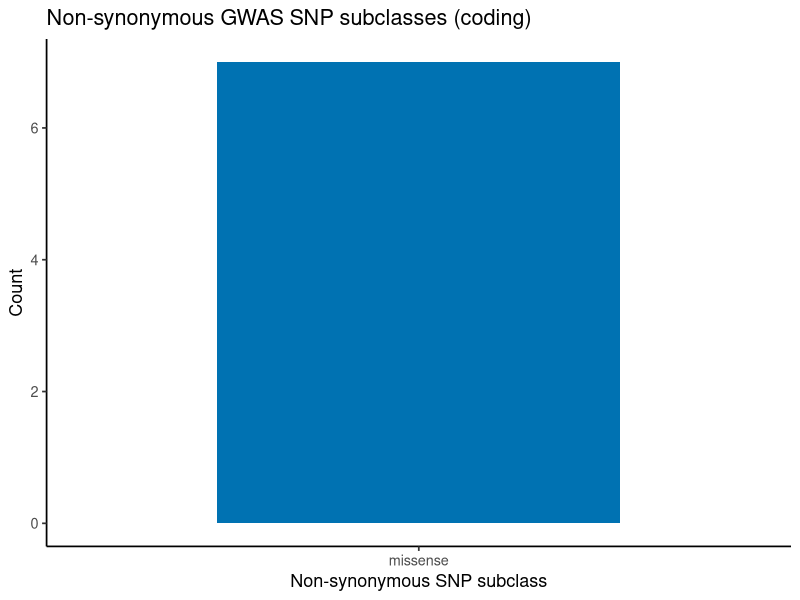
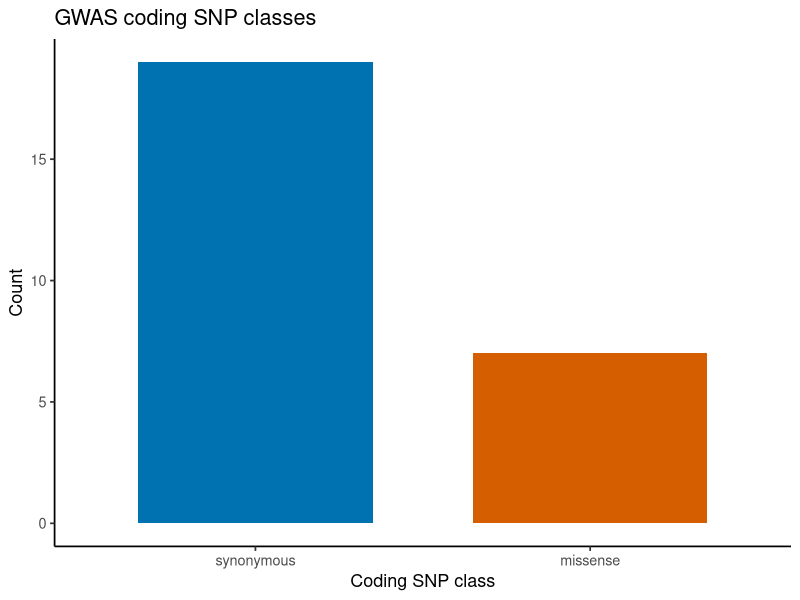
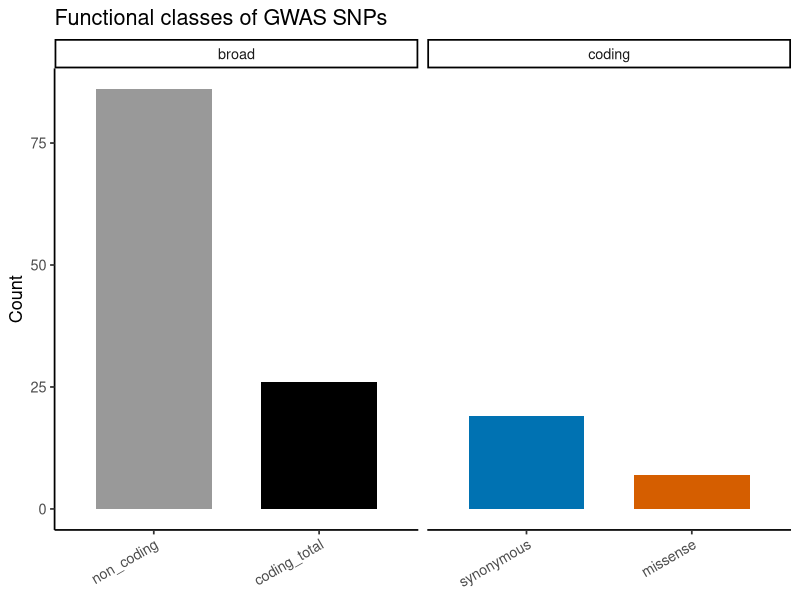

R code for these plots, in order: (Note: this script raises an error after producing the figures.)
# GWAS SNP annotation summary
library(readr)
library(dplyr)
library(stringr)
library(tidyr)
library(tibble)
library(ggplot2)

#1) Clean FungiDB SNP context so the SNP base is marked as [A/C/G/T] 
clean_context_bracket <- function(x) {
  x %>%
    str_replace_all("\\\\>", ">") %>%
    str_replace_all("<span[^>]*>\\s*([ACGT])\\s*</span>", "[\\1]") %>%
    str_replace_all("<[^>]+>", "") %>%
    str_replace_all("&lt;", "<") %>%
    str_replace_all("&gt;", ">") %>%
    str_replace_all("&amp;", "&") %>%
    str_replace_all("\\s+", "")
}

#2) Strand helpers 
rev_comp <- function(seq) {
  if (is.na(seq)) return(NA_character_)
  s <- chartr("ACGT", "TGCA", toupper(seq))
  paste(rev(strsplit(s, "")[[1]]), collapse = "")
}

normalize_strand <- function(x) {
  x2 <- tolower(trimws(as.character(x)))
  case_when(
    x2 %in% c("+", "forward", "fwd", "plus", "sense") ~ "+",
    x2 %in% c("-", "reverse", "rev", "minus", "antisense") ~ "-",
    TRUE ~ NA_character_
  )
}

# 3) Strand-aware codon extraction from ctx + cds_pos + alt base
# ctx is genomic-forward and contains exactly one [X] for the SNP base
get_codons_from_ctx_strand <- function(ctx, cds_pos, alt_base, strand = "+") {
  if (is.na(ctx) || ctx == "N/A" || is.na(cds_pos) || is.na(alt_base) || is.na(strand)) return(NULL)
  
  alt_base <- toupper(alt_base)
  if (!alt_base %in% c("A","C","G","T")) return(NULL)
  
  # position within codon along the coding sequence
  pos_in_codon_coding <- ((cds_pos - 1) %% 3) + 1
  
  # if reverse strand, the SNP position within the genomic-forward triplet is mirrored
  pos_in_codon_genomic <- if (strand == "-") 4 - pos_in_codon_coding else pos_in_codon_coding
  
  codon_raw <- dplyr::case_when(
    pos_in_codon_genomic == 1 ~ stringr::str_extract(ctx, "\\[[ACGT]\\][ACGT]{2}"),
    pos_in_codon_genomic == 2 ~ stringr::str_extract(ctx, "[ACGT]\\[[ACGT]\\][ACGT]"),
    pos_in_codon_genomic == 3 ~ stringr::str_extract(ctx, "[ACGT]{2}\\[[ACGT]\\]"),
    TRUE ~ NA_character_
  )
  if (is.na(codon_raw)) return(NULL)
  
  refCodon_gen <- stringr::str_replace_all(codon_raw, "\\[|\\]", "")
  if (nchar(refCodon_gen) != 3) return(NULL)
  
  # substitute alt base in the genomic-forward triplet
  v <- strsplit(refCodon_gen, "")[[1]]
  v[pos_in_codon_genomic] <- alt_base
  altCodon_gen <- paste(v, collapse = "")
  
  # convert to coding-strand codons if reverse strand
  if (strand == "-") {
    refCodon <- rev_comp(refCodon_gen)
    altCodon <- rev_comp(altCodon_gen)
  } else {
    refCodon <- refCodon_gen
    altCodon <- altCodon_gen
  }
  
  tibble(
    RefCodon = refCodon,
    AltCodon = altCodon,
    pos_in_codon = pos_in_codon_coding
  )
}

# ---------- 4) Codon -> amino acid (standard code) ----------
codon_table <- c(
  TTT="F", TTC="F", TTA="L", TTG="L", TCT="S", TCC="S", TCA="S", TCG="S",
  TAT="Y", TAC="Y", TAA="*", TAG="*", TGT="C", TGC="C", TGA="*", TGG="W",
  CTT="L", CTC="L", CTA="L", CTG="L", CCT="P", CCC="P", CCA="P", CCG="P",
  CAT="H", CAC="H", CAA="Q", CAG="Q", CGT="R", CGC="R", CGA="R", CGG="R",
  ATT="I", ATC="I", ATA="I", ATG="M", ACT="T", ACC="T", ACA="T", ACG="T",
  AAT="N", AAC="N", AAA="K", AAG="K", AGT="S", AGC="S", AGA="R", AGG="R",
  GTT="V", GTC="V", GTA="V", GTG="V", GCT="A", GCC="A", GCA="A", GCG="A",
  GAT="D", GAC="D", GAA="E", GAG="E", GGT="G", GGC="G", GGA="G", GGG="G"
)
codon_to_aa <- function(codon) {
  codon <- toupper(codon)
  aa <- unname(codon_table[codon])
  ifelse(is.na(aa), NA_character_, aa)
}

# ---------- 5) Load your GWAS SNP table ----------
snps <- read_csv("NgsSnpBySourceId_Summary.csv", show_col_types = FALSE)

# ---------- 6) Coding vs non-coding (simple) ----------
coding_breakdown <- snps %>%
  mutate(Coding = tolower(Coding)) %>%
  count(Coding, name = "n") %>%
  mutate(prop = n / sum(n))

cat("\n=== Coding vs non-coding breakdown ===\n")
print(coding_breakdown)

# ---------- 7) Build SNP-level codon + AA + class (coding SNPs with cds_pos + strand) ----------
# NOTE: Adjust these column names if yours differ:
#   "Position in CDS", "Gene strand", "SNP context", "Minor Allele"
snps_codons <- snps %>%
  mutate(
    Coding = tolower(Coding),
    cds_pos = parse_integer(as.character(na_if(`Position in CDS`, "N/A"))),
    strand  = normalize_strand(`Gene strand`),
    ctx     = clean_context_bracket(`SNP context`),
    alt     = str_extract(toupper(as.character(`Minor Allele`)), "[ACGT]")
  ) %>%
  filter(Coding == "coding", !is.na(cds_pos), !is.na(strand), !is.na(alt)) %>%
  rowwise() %>%
  mutate(tmp = list(get_codons_from_ctx_strand(ctx, cds_pos, alt, strand))) %>%
  ungroup() %>%
  unnest_wider(tmp) %>%
  mutate(
    RefAA = codon_to_aa(RefCodon),
    AltAA = codon_to_aa(AltCodon),
    
    # SNP-level coding class
    SNP_Class = case_when(
      is.na(RefAA) | is.na(AltAA) ~ "unknown",
      RefAA == AltAA              ~ "synonymous",
      RefAA != "*" & AltAA != "*" ~ "missense",
      RefAA != "*" & AltAA == "*" ~ "nonsense",
      RefAA == "*" & AltAA != "*" ~ "stop_loss",
      TRUE                        ~ "other"
    )
  )

cat("\n=== Coding SNPs with codons extracted ===\n")
cat("n =", nrow(snps_codons), "\n")

# ---------- 8) SNP-level class counts (coding only) ----------
coding_class_summary <- snps_codons %>%
  count(SNP_Class, name = "n") %>%
  mutate(prop = n / sum(n)) %>%
  arrange(desc(n))

cat("\n=== SNP-level classes (coding only) ===\n")
print(coding_class_summary)

# ---------- 9) Non-synonymous subclass breakdown (missense/nonsense/stop_loss only) ----------
nonsyn_summary <- snps_codons %>%
  filter(SNP_Class %in% c("missense", "nonsense", "stop_loss")) %>%
  count(SNP_Class, name = "n") %>%
  mutate(prop = n / sum(n)) %>%
  arrange(desc(n))

cat("\n=== Non-synonymous subclasses (coding) ===\n")
print(nonsyn_summary)

# ---------- 10) One combined table including non-coding ----------
full_summary <- bind_rows(
  snps %>%
    mutate(
      Coding = tolower(Coding),
      Broad_Class = if_else(Coding == "coding", NA_character_, "non_coding")
    ) %>%
    filter(Broad_Class == "non_coding") %>%
    count(Broad_Class, name = "n"),
  snps_codons %>%
    mutate(Broad_Class = paste0("coding_", SNP_Class)) %>%
    count(Broad_Class, name = "n")
) %>%
  group_by(Broad_Class) %>%
  summarise(n = sum(n), .groups = "drop") %>%
  mutate(prop = n / sum(n)) %>%
  arrange(desc(n))

cat("\n=== Full summary (non-coding + coding subclasses) ===\n")
print(full_summary)

# plotting non-synonymous subclasses 
# Comment out if you don't want figures.
cb_subclass <- c(
  missense = "#0072B2",   # blue
  nonsense = "#D55E00",   # vermillion
  stop_loss = "#E69F00"   # orange
)

if (nrow(nonsyn_summary) > 0) {
  p1 <- ggplot(nonsyn_summary, aes(x = SNP_Class, y = n, fill = SNP_Class)) +
    geom_col(width = 0.65) +
    scale_fill_manual(values = cb_subclass) +
    theme_classic(base_size = 13) +
    labs(
      x = "Non-synonymous SNP subclass",
      y = "Count",
      title = "Non-synonymous GWAS SNP subclasses (coding)"
    ) +
    theme(legend.position = "none")
  
  print(p1)
}

# ---------- 12) Save outputs (optional) ----------
write_csv(coding_breakdown, "gwas_snp_coding_vs_noncoding_summary.csv")
write_csv(coding_class_summary, "gwas_snp_coding_snp_class_summary.csv")
write_csv(nonsyn_summary, "gwas_snp_nonsyn_subclass_summary.csv")
write_csv(full_summary, "gwas_snp_full_class_summary.csv")
write_csv(snps_codons, "gwas_snps_with_codons_and_snp_class.csv")

cat("\nSaved CSVs:\n")
cat("- gwas_snp_coding_vs_noncoding_summary.csv\n")
cat("- gwas_snp_coding_snp_class_summary.csv\n")
cat("- gwas_snp_nonsyn_subclass_summary.csv\n")


cat("- gwas_snp_full_class_summary.csv\n")
cat("- gwas_snps_with_codons_and_snp_class.csv\n")



# ============================
# ONE unified GWAS SNP summary table
# ============================

# ---- 1) Broad coding vs non-coding ----
broad_summary <- snps %>%
  mutate(
    Coding = tolower(Coding),
    SNP_Class = if_else(Coding == "coding", "coding", "non_coding")
  ) %>%
  count(SNP_Class, name = "n") %>%
  mutate(
    Category_Level = "broad",
    prop = n / sum(n)
  )

# ---- 2) Coding SNP classes (synonymous / missense / etc.) ----
coding_summary <- snps_codons %>%
  count(SNP_Class, name = "n") %>%
  mutate(
    Category_Level = "coding",
    prop = n / sum(n)
  )

# ---- 3) Combine into ONE table ----
gwas_snp_summary <- bind_rows(
  broad_summary %>% select(Category_Level, SNP_Class, n, prop),
  coding_summary %>% select(Category_Level, SNP_Class, n, prop)
) %>%
  arrange(Category_Level, desc(n))

# ---- 4) Inspect ----
print(gwas_snp_summary, n = Inf)

# ---- 5) Save ONE CSV ----
write_csv(gwas_snp_summary, "gwas_snp_summary_all_classes.csv")

library(ggplot2)
library(dplyr)
library(scales)

# Okabe–Ito color-blind safe palette
cb <- c(
  non_coding  = "#999999",
  synonymous  = "#0072B2",
  missense    = "#D55E00",
  nonsense    = "#E69F00",
  stop_loss   = "#009E73",
  other       = "#56B4E9",
  unknown     = "#CC79A7"
)

p_coding <- gwas_snp_summary %>%
  filter(Category_Level == "coding") %>%
  mutate(
    SNP_Class = factor(SNP_Class, levels = c("synonymous","missense","nonsense","stop_loss","other","unknown"))
  ) %>%
  ggplot(aes(x = SNP_Class, y = n, fill = SNP_Class)) +
  geom_col(width = 0.7) +
  scale_fill_manual(values = cb, drop = FALSE) +
  theme_classic(base_size = 13) +
  labs(
    title = "GWAS coding SNP classes",
    x = "Coding SNP class",
    y = "Count"
  ) +
  theme(legend.position = "none")

p_coding

p_all <- gwas_snp_summary %>%
  mutate(
    SNP_Class = case_when(
      Category_Level == "broad" & SNP_Class == "coding" ~ "coding_total",
      TRUE ~ SNP_Class
    ),
    SNP_Class = factor(
      SNP_Class,
      levels = c("non_coding","coding_total","synonymous","missense","nonsense","stop_loss","other","unknown")
    )
  ) %>%
  ggplot(aes(x = SNP_Class, y = n, fill = SNP_Class)) +
  geom_col(width = 0.7) +
  facet_wrap(~ Category_Level, scales = "free_x") +
  scale_fill_manual(values = c(cb, coding_total = "#000000"), drop = FALSE) +
  theme_classic(base_size = 13) +
  labs(
    title = "Functional classes of GWAS SNPs",
    x = NULL,
    y = "Count"
  ) +
  theme(
    legend.position = "none",
    axis.text.x = element_text(angle = 30, hjust = 1)
  )

p_all

#if missense SNP present

# 1) Amino acid property lookup (for "type" of missense change)
aa_props <- tibble::tribble(
  ~AA, ~AA_Group,
  "A", "nonpolar",
  "V", "nonpolar",
  "L", "nonpolar",
  "I", "nonpolar",
  "M", "nonpolar",
  "P", "nonpolar",
  "G", "special",
  "F", "aromatic",
  "W", "aromatic",
  "Y", "aromatic",
  "S", "polar",
  "T", "polar",
  "N", "polar",
  "Q", "polar",
  "C", "polar",
  "K", "basic",
  "R", "basic",
  "H", "basic",
  "D", "acidic",
  "E", "acidic",
  "*", "stop"
)

# 2) Extract reference base from bracketed context (e.g., A[C]T -> C)
#    Your 'ctx' already contains the cleaned bracket format in snps_codons
missense_snps <- snps_codons %>%
  filter(SNP_Class == "missense") %>%
  mutate(
    RefBase = stringr::str_match(ctx, "\\[([ACGT])\\]")[,2],
    AltBase = alt,
    NT_Change = paste0(RefBase, ">", AltBase),
    NT_Change_Type = case_when(
      RefBase %in% c("A","G") & AltBase %in% c("A","G") & RefBase != AltBase ~ "transition",
      RefBase %in% c("C","T") & AltBase %in% c("C","T") & RefBase != AltBase ~ "transition",
      RefBase %in% c("A","C","G","T") & AltBase %in% c("A","C","G","T") & RefBase != AltBase ~ "transversion",
      TRUE ~ NA_character_
    ),
    AA_Change = paste0(RefAA, ">", AltAA),
    Codon_Change = paste0(RefCodon, ">", AltCodon)
  ) %>%
  left_join(aa_props %>% rename(RefAA = AA, Ref_AA_Group = AA_Group), by = "RefAA") %>%
  left_join(aa_props %>% rename(AltAA = AA, Alt_AA_Group = AA_Group), by = "AltAA") %>%
  mutate(
    Missense_Type = case_when(
      is.na(Ref_AA_Group) | is.na(Alt_AA_Group) ~ "unknown",
      Ref_AA_Group == Alt_AA_Group              ~ "conservative_like",
      TRUE                                      ~ "nonconservative_like"
    )
  )

# 3) View detailed missense table
missense_snps %>%
  select(
    `Gene ID`, Chromosome, Location, `Gene strand`,
    RefBase, AltBase, NT_Change, NT_Change_Type,
    pos_in_codon,
    RefCodon, AltCodon, Codon_Change,
    RefAA, AltAA, AA_Change,
    Ref_AA_Group, Alt_AA_Group, Missense_Type
  ) %>%
  arrange(`Gene ID`, Chromosome, Location) %>%
  print(n = Inf, width = Inf)

# 4) Save detailed missense table
write_csv(
  missense_snps %>%
    select(
      `Gene ID`, Chromosome, Location, `Gene strand`,
      RefBase, AltBase, NT_Change, NT_Change_Type,
      pos_in_codon,
      RefCodon, AltCodon, Codon_Change,
      RefAA, AltAA, AA_Change,
      Ref_AA_Group, Alt_AA_Group, Missense_Type
    ),
  "gwas_missense_snp_details.csv"
)

# ============================
# SUMMARIES: which genes + what type
# ============================

# A) Which genes have missense SNPs (and how many)
missense_genes_summary <- missense_snps %>%
  count(`Gene ID`, sort = TRUE, name = "n_missense_snps")

print(missense_genes_summary, n = Inf)

write_csv(missense_genes_summary, "gwas_missense_genes_summary.csv")

# B) Missense type summary (conservative-like vs nonconservative-like)
missense_type_summary <- missense_snps %>%
  count(Missense_Type, sort = TRUE)

print(missense_type_summary)

write_csv(missense_type_summary, "gwas_missense_type_summary.csv")

# C) Nucleotide change type summary (transition/transversion)
missense_nt_type_summary <- missense_snps %>%
  count(NT_Change_Type, sort = TRUE)

print(missense_nt_type_summary)

write_csv(missense_nt_type_summary, "gwas_missense_nt_change_type_summary.csv")

# D) Amino acid substitutions observed
aa_change_summary <- missense_snps %>%
  count(AA_Change, sort = TRUE)

print(aa_change_summary, n = Inf)

write_csv(aa_change_summary, "gwas_missense_aa_change_summary.csv")


# AA property annotations: charge + size


aa_properties <- tibble::tribble(
  ~AA, ~Charge,   ~SizeClass, ~PolarityClass,
  "A", "neutral", "small",    "nonpolar",
  "V", "neutral", "medium",   "nonpolar",
  "L", "neutral", "large",    "nonpolar",
  "I", "neutral", "large",    "nonpolar",
  "M", "neutral", "large",    "nonpolar",
  "P", "neutral", "medium",   "special",
  "G", "neutral", "small",    "special",
  "F", "neutral", "large",    "aromatic",
  "W", "neutral", "large",    "aromatic",
  "Y", "neutral", "large",    "aromatic",
  "S", "neutral", "small",    "polar",
  "T", "neutral", "medium",   "polar",
  "N", "neutral", "medium",   "polar",
  "Q", "neutral", "large",    "polar",
  "C", "neutral", "small",    "polar",
  "K", "positive","large",    "basic",
  "R", "positive","large",    "basic",
  "H", "positive","medium",   "basic",   # simplified; histidine can be context-dependent
  "D", "negative","medium",   "acidic",
  "E", "negative","large",    "acidic",
  "*", "stop",    "na",       "stop"
)

missense_props <- missense_snps %>%
  left_join(
    aa_properties %>%
      rename(
        RefAA = AA,
        Ref_Charge = Charge,
        Ref_Size = SizeClass,
        Ref_Polarity = PolarityClass
      ),
    by = "RefAA"
  ) %>%
  left_join(
    aa_properties %>%
      rename(
        AltAA = AA,
        Alt_Charge = Charge,
        Alt_Size = SizeClass,
        Alt_Polarity = PolarityClass
      ),
    by = "AltAA"
  ) %>%
  mutate(
    Charge_Change = paste0(Ref_Charge, " -> ", Alt_Charge),
    Charge_Shift = case_when(
      is.na(Ref_Charge) | is.na(Alt_Charge) ~ "unknown",
      Ref_Charge == Alt_Charge ~ "no_charge_change",
      TRUE ~ "charge_change"
    ),
    
    Size_Change = paste0(Ref_Size, " -> ", Alt_Size),
    Size_Shift = case_when(
      is.na(Ref_Size) | is.na(Alt_Size) ~ "unknown",
      Ref_Size == Alt_Size ~ "no_size_change",
      TRUE ~ "size_change"
    ),
    
    Polarity_Change = paste0(Ref_Polarity, " -> ", Alt_Polarity),
    Polarity_Shift = case_when(
      is.na(Ref_Polarity) | is.na(Alt_Polarity) ~ "unknown",
      Ref_Polarity == Alt_Polarity ~ "no_polarity_change",
      TRUE ~ "polarity_change"
    )
  )

# View detailed table
missense_props %>%
  select(
    `Gene ID`, Chromosome, Location,
    RefAA, AltAA, AA_Change,
    Ref_Charge, Alt_Charge, Charge_Change, Charge_Shift,
    Ref_Size, Alt_Size, Size_Change, Size_Shift,
    Ref_Polarity, Alt_Polarity, Polarity_Change, Polarity_Shift
  ) %>%
  arrange(`Gene ID`, Chromosome, Location) %>%
  print(n = Inf, width = Inf)

# Summaries
missense_props %>% count(Charge_Shift, sort = TRUE)
missense_props %>% count(Size_Shift, sort = TRUE)
missense_props %>% count(Polarity_Shift, sort = TRUE)

# Optional: exact transition summaries (e.g., positive->neutral)
missense_props %>% count(Charge_Change, sort = TRUE)
missense_props %>% count(Size_Change, sort = TRUE)

# Save
write_csv(missense_props, "gwas_missense_snp_with_charge_size_annotations.csv")

# ==========================================
# 3-category summary for UNIQUE SNPs only
# noncoding / coding-synonymous / coding-missense
# ==========================================

library(dplyr)
library(readr)
# ==========================================
# 3-category summary for UNIQUE SNPs only
# using your FungiDB column names
# ==========================================

snps_unique_base <- snps %>%
  mutate(
    SNP_ID = paste(Chromosome, Location, `Minor Allele`, sep = "_"),
    Coding = tolower(Coding)
  ) %>%
  distinct(SNP_ID, .keep_all = TRUE)

cat("\n=== Total unique SNPs ===\n")
cat(nrow(snps_unique_base), "\n")

# noncoding unique SNPs
noncoding_unique <- snps_unique_base %>%
  filter(Coding != "coding") %>%
  transmute(
    SNP_ID,
    Category3 = "noncoding"
  )

# coding unique SNPs from your codon-classified table
coding_unique <- snps_codons %>%
  mutate(
    SNP_ID = paste(Chromosome, Location, alt, sep = "_")
  ) %>%
  distinct(SNP_ID, .keep_all = TRUE)

# make 3 categories
coding_3cat <- coding_unique %>%
  transmute(
    SNP_ID,
    Category3 = case_when(
      SNP_Class == "synonymous" ~ "coding-synonymous",
      SNP_Class %in% c("missense", "nonsense", "stop_loss", "other", "unknown") ~ "coding-missense"
    )
  )

three_cat_summary <- bind_rows(
  noncoding_unique,
  coding_3cat
) %>%
  count(Category3, name = "n") %>%
  mutate(
    prop = n / sum(n),
    percent = round(prop * 100, 1)
  )

print(three_cat_summary)
cat("\nSum = ", sum(three_cat_summary$n), "\n")

chr2_snps <- snps %>%
  filter(Chromosome == "bcin_chr_2")

chr2_unique <- chr2_snps %>%
  mutate(SNP_ID = paste(Chromosome, Location, `Minor Allele`, sep = "_")) %>%
  distinct(SNP_ID, .keep_all = TRUE)

nrow(chr2_unique)

chr2_unique %>%
  select(`Gene ID`, Chromosome, Location, Coding, `Minor Allele`) %>%
  arrange(`Gene ID`, Location) %>%
  print(n = Inf)
chr2_unique %>%
  count(`Gene ID`, sort = TRUE)
chr2_unique %>%
  mutate(Coding = tolower(Coding)) %>%
  count(Coding, sort = TRUE)


all_chr_summary <- all_chr_unique %>%
  mutate(Coding = tolower(Coding)) %>%
  group_by(Chromosome) %>%
  summarise(
    n_unique_snps = n(),
    n_genes = n_distinct(`Gene ID`, na.rm = TRUE),
    n_coding = sum(Coding == "coding", na.rm = TRUE),
    n_noncoding = sum(Coding != "coding", na.rm = TRUE),
    .groups = "drop"
  ) %>%
  arrange(desc(n_unique_snps))

all_chr_summary
